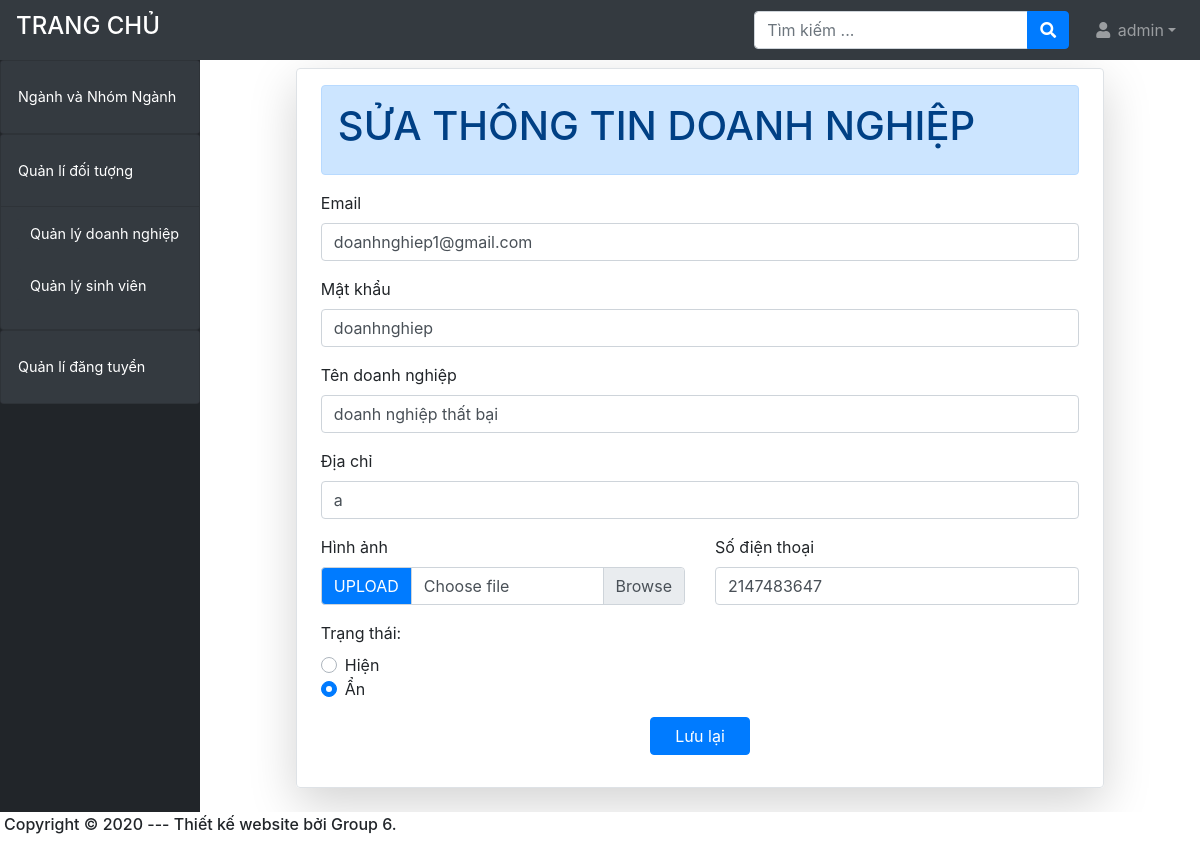
Before: /admin/?ctrl=doanh_nghiep&act=edit&id_dn=14 (signed in) with the older database file.
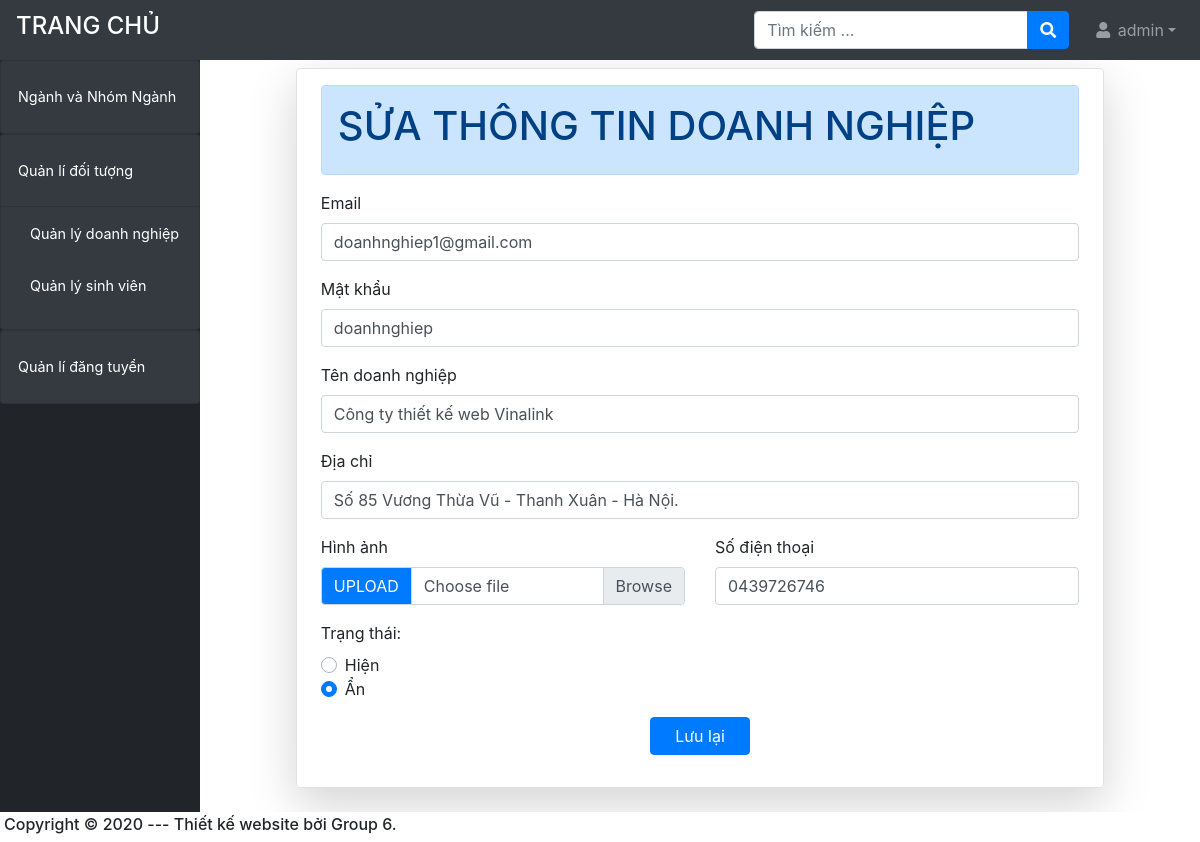
After: the same page with the newer database file.
### tables this page shows
CREATE TABLE `doanh_nghiep` (
  `id_dn` int(11) NOT NULL,
  `id_user` int(12) NOT NULL,
  `ten_dn` varchar(100) NOT NULL,
  `banner` varchar(200) DEFAULT NULL,
  `anh` varchar(200) DEFAULT NULL,
  `dia_chi` varchar(100) NOT NULL,
  `toa_do` varchar(30) NOT NULL COMMENT 'lat và lng cách nhau bởi dấu ,',
  `masothue` int(10) NOT NULL,
  `fax` int(10) NOT NULL,
  `sdt` varchar(11) NOT NULL,
  `sdt_ban` varchar(11) NOT NULL,
  `facebook` varchar(200) NOT NULL,
  `website` varchar(200) NOT NULL,
  `ngay_cap_nhap` date DEFAULT NULL,
  `an_hien` tinyint(1) DEFAULT 1,
  `stt` int(3) NOT NULL
);

### system/database.php (called while the page is built, shortened)
<?php
    function getConnection()  {
        try {
            $conn = new PDO("mysql:host=".HOST_DB.";dbname=".NAME_DB, USER_DB, PASS_DB);
            $conn->setAttribute(PDO::ATTR_ERRMODE, PDO::ERRMODE_EXCEPTION);
            return $conn;
            } catch(PDOException $e) {
            echo "Connection failed: " . $e->getMessage();
            }
        }
    function query($sql)   {
        $conn = getConnection();
        $result = $conn->query($sql);
        return $result;
        }
    function queryOne($sql) {
        $conn = getConnection();
        $result = $conn->query($sql);
        $row = $result->fetch(PDO::FETCH_ASSOC);
        return $row;
    }
?>

### admin/models/doanh_nghiep.php (called while the page is built, shortened)
<?php require_once('../system/database.php');
function getAllUser()
{
    $sql = "SELECT * from user";
    return query($sql);
}
function getDoanhnghiepByID($id_dn)
{
    $sql = "SELECT * from doanh_nghiep where id_dn='$id_dn'";
    return queryOne($sql);
}
?>

### admin/views/dn-edit.php (the view, shortened to what this page needs)
<form method="POST" class="col-10 mx-auto border  shadow-lg px-4 py-3 shadow rounded mt-2 mb-4"
    action="<?= ADMIN_URL ?>/?ctrl=doanh_nghiep&act=update" enctype="multipart/form-data">
    <div class="overflow-hidden">
        <div class="alert alert-primary w-100 p-3" role="alert">
            <h1>SỬA THÔNG TIN DOANH NGHIỆP</h1>
        </div>
    </div>
    <div class="form-group">
        <div class="form-group">
            <label for="">Email</label>
            <?php
                require_once "models/doanh_nghiep.php";
                $ds = getAllUser();
                foreach ($ds as $u) { ?>
            <?php if ($row['id_user'] == $u['id_user']) { ?>
            <input type="email" class="form-control" required id="email" name="email" value="<?= $u['email'] ?>">
            <?php } ?>
            <?php } ?>
        </div>
        <div class="form-group">
            <label for="">Mật khẩu</label>
            <?php $ds = getAllUser();
            foreach ($ds as $u) { ?>
            <?php if ($row['id_user'] == $u['id_user']) { ?>
            <input type="text" class="form-control" required id="email" name="pass" value="<?= $u['pass'] ?>">
            <?php } ?>
            <?php } ?>
        </div>
        <div class="form-group">
            <label for="">Tên doanh nghiệp</label>
            <input type="text" class="form-control" id="user" name="ten_dn" required placeholder="Tên doanh nghiệp"
                value="<?= $row['ten_dn'] ?>">
        </div>
        <div class="form-group">
            <label for="">Địa chỉ</label>
            <input type="text" class="form-control" id="user" name="dia_chi" required placeholder="Địa chỉ"
                value="<?= $row['dia_chi'] ?>">
        </div>
        <div class="row">
            <div class="form-group col-6">
                <label for="">Hình ảnh</label>
                <div class="input-group">
                    <div class="input-group-prepend">
                        <span class="input-group-text bg-primary text-white" id="inputGroupFileAddon01">UPLOAD</span>
                    </div>
                    <div class="custom-file  ">
                        <label class="custom-file-label " for="inputGroupFile01">Choose file</label>
                    </div>
                </div>
            </div>
            <div class="form-group col-6">
                <label for="">Số điện thoại</label>
                <input type="number" class="form-control" id="sdt" name="sdt" required value="<?= $row['sdt'] ?>">
            </div>
        </div>
        <div class="row">
            <div class="form-group col-6">
                <label for="">Trạng thái:</label><br>
                <div class="custom-control custom-radio form-check-inline">
                    <label class="custom-control-label" for="customRadio1"> Hiện</label>
                </div>
                <div class="custom-control custom-radio">
                    <label class="custom-control-label" for="customRadio2"> Ẩn </label>
                </div>
            </div>
        </div>
        <div class="row form-group  justify-content-center align-items-center ">
            <button type="submit" class="btn btn-primary px-4">Lưu lại</button>
        </div>
</form>

Changed rows visible on the page:
changed doanh_nghiep: ten_dn "doanh nghiệp thất bại" → "Công ty thiết kế web Vinalink"; dia_chi "a" → "Số 85 Vương Thừa Vũ - Thanh Xuân - Hà Nội."; sdt "2147483647" → "0439726746"
